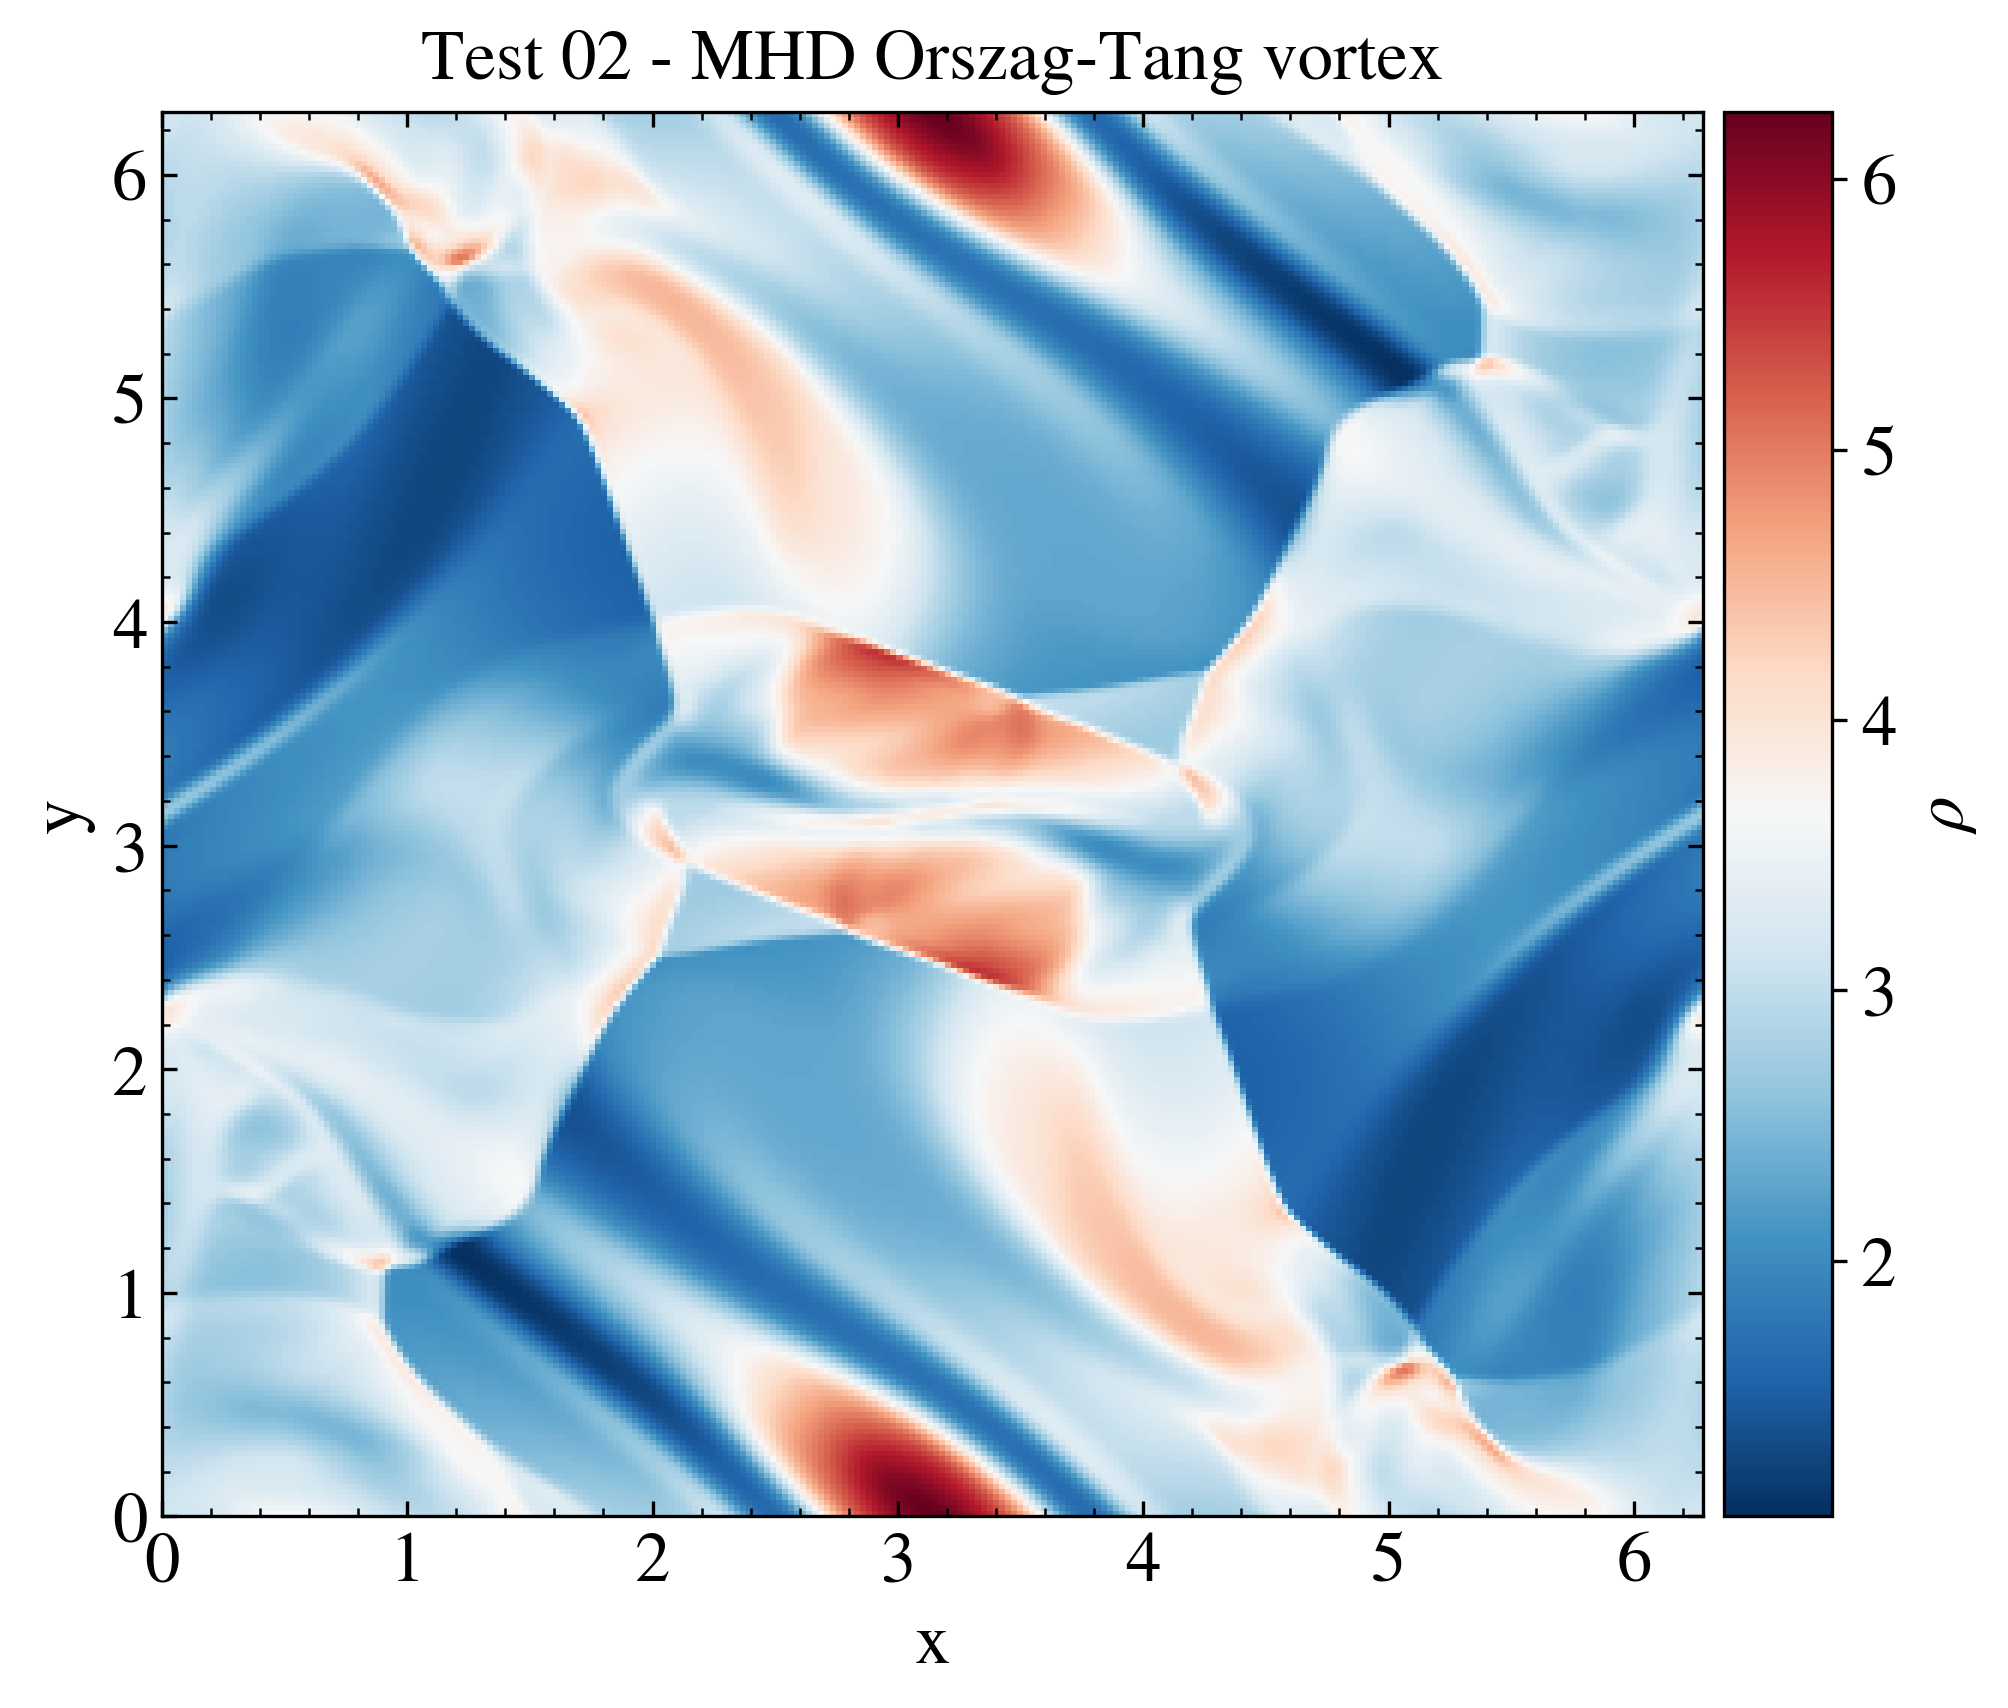

This chart was generated by the following Python code:
"""Classical MHD Orszag-Tang test

This test shows how to display a 2D quantity from a test problem in a single
subplot.

The data are the ones obtained from the PLUTO test problem
$PLUTO_DIR/Test_Problems/MHD/Orszag_Tang (configuration 2).

In the script the spatial dependence of the density is displayed, with a
colorbar positioned dinamically on the right side of the figure.
In order to properly display the Greek letter rho, the r character is used
before the string and the LaTeX interpreter is activated by setting it to True.
All the keywords necessary to customize the plot are within the display method.
The image is then saved and shown on screen.
"""

# Loading the relevant packages
import pyPLUTO

# Loading the data into a pload object D
Data = pyPLUTO.Load(path="Test_Problems/MHD/Orszag_Tang")

# Creating the image
Image = pyPLUTO.Image(figsize=[7, 6])

# Plotting the data
Image.display(
    Data.rho,
    x1=Data.x1r,
    x2=Data.x2r,
    xtitle="x",
    ytitle="y",
    title="Test 02 - MHD Orszag-Tang vortex",
    cpos="right",
    cmap="RdBu_r",
    clabel=r"$\rho$",
)

# Saving the image and showing the plot
Image.savefig("test02_ot.png")
pyPLUTO.show()
